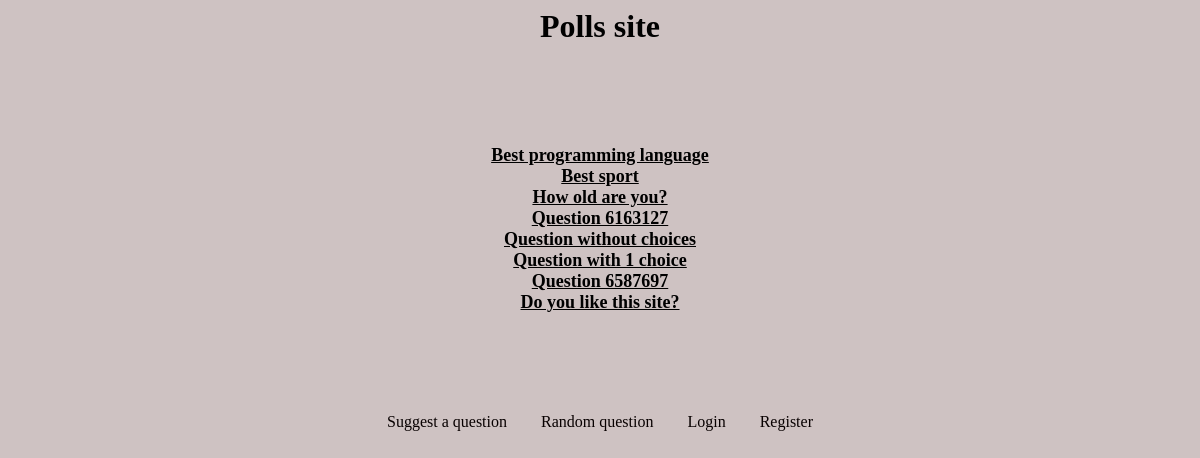
Screenshot of /poll/ with the database file from the repository.
### poll/models.py (models this page shows, shortened)
class Question(models.Model):
    question_text = models.CharField(max_length=200)
    pub_date = models.DateTimeField('date published')

### poll/views.py (the view)
# urls.py: path('',views.home,name='home'),
def home(request):
    questions_list = Question.objects.all()
    context ={
        'questions':questions_list
    }
    return render(request,'poll/home.html',context=context)

### poll/templates/poll/home.html
{% load static %}
<link rel="stylesheet" type="text/css" href="{% static 'poll/style.css' %}">
<header>
    <h1><a class="titulo" href="{% url 'poll:home' %}">Polls site<a></h1>
</header>
<main>
    <div class="poll-list">
        {% for question in questions %}
            <a class="link" href="{% url 'poll:detail' question.id %}">{{question.question_text}}</a><br>
        {% endfor %}
    </div>
</main>
<footer>
    <div class="box">
            <a href="{% url 'poll:suggestion' %}">Suggest a question</a>
            <a href="{% url 'poll:randomQuestion' %}">Random question</a>
            <a href="#">Login</a>
            <a href="#">Register</a>
    </div>
</footer>

### poll/static/poll/style.css (style rules this page uses)
h1 { text-align: center; }
.titulo { color: black; text-decoration: none; }
.poll-list { margin: 100px auto; text-align: center; }
.link { color: black; font-weight: bold; font-size: 18px; }
.box { margin: auto; width: fit-content; }
.box a { margin: 15px; text-decoration: none; color: rgb(8, 0, 0); }

### rows the page displays
Question: question_text "Best programming language"
Question: question_text "Best sport"
Question: question_text "How old are you?"
Question: question_text "Question 6163127"
Question: question_text "Question without choices"
Question: question_text "Question with 1 choice"
Question: question_text "Question 6587697"
Question: question_text "Do you like this site?"
